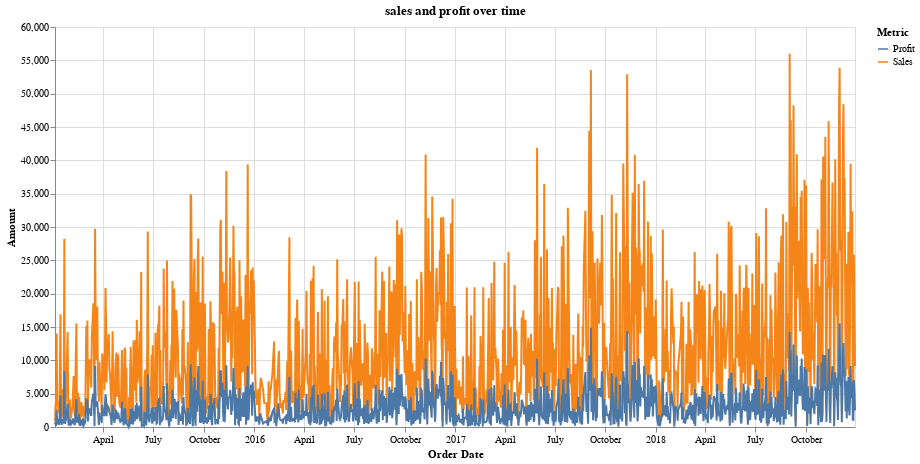

Notebook source saved alongside this figure:
### Code cell
import altair as alt
import pandas as pd


time_series_data=menu_df.groupby('Order Date')[['Sales','Profit']].sum().reset_index()
line_chart=alt.Chart(time_series_data).transform_fold(
    ['Sales','Profit'],
    as_=['Metric','Amount']
).mark_line().encode(
    x=alt.X('Order Date:T',title='Order Date'),
    y=alt.Y('Amount:Q',title='Amount'),
    color='Metric:N',
    tooltip=['Metric:N','Amount:Q']
).properties(
    title='sales and profit over time',
    width=800,
    height=400
)


import warnings
warnings.filterwarnings("ignore", category=FutureWarning)

line_chart

### Figure 1 — Vega-Lite specification as saved in the notebook (floating-point values rounded to 4 significant figures; data arrays with more than 128 entries replaced by an {"elided": "..."} marker saying what was removed)
{"config": {"view": {"continuousWidth": 300, "continuousHeight": 300}}, "data": {"name": "data-6ac9a392356951e37a6b5541565a2462"}, "mark": {"type": "line"}, "encoding": {"color": {"field": "Metric", "type": "nominal"}, "tooltip": [{"field": "Metric", "type": "nominal"}, {"field": "Amount", "type": "quantitative"}], "x": {"field": "Order Date", "title": "Order Date", "type": "temporal"}, "y": {"field": "Amount", "title": "Amount", "type": "quantitative"}}, "height": 400, "title": "sales and profit over time", "transform": [{"fold": ["Sales", "Profit"], "as": ["Metric", "Amount"]}], "width": 800, "$schema": "https://vega.github.io/schema/vega-lite/v5.8.0.json", "datasets": {"data-6ac9a392356951e37a6b5541565a2462": {"elided": "1236 records"}}}
